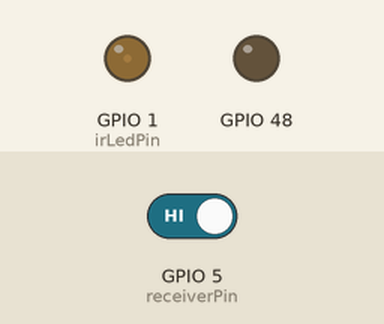
This sketch was run on a simulated ESP32. Parts: output pins drawn as LEDs (lit = HIGH). Inputs (shaded band) come from the test bench; at power-on: GPIO 5 (receiverPin) HIGH.

Above: at 1.2 s.
1.3 s: GPIO 5 (receiverPin) driven LOW
At 1.9 s:
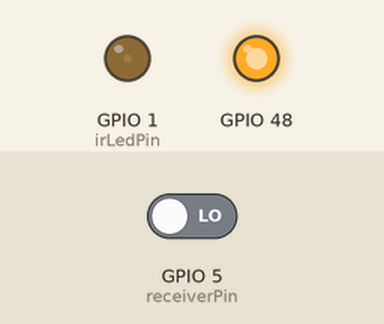
3.0 s: GPIO 5 (receiverPin) driven HIGH
At 3.4 s:
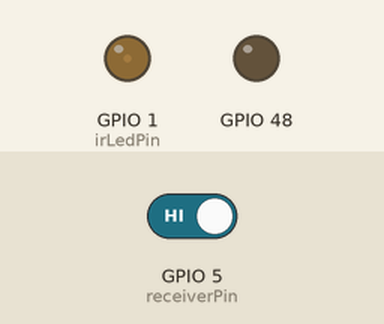
Timing chart, 0 to 6.0 s (numbered marks = the images above; inputs shaded):
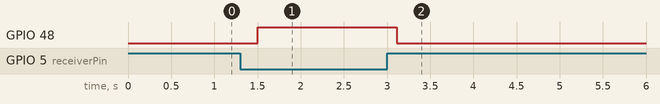

The sketch:

Gate1S3.ino
```cpp
#include <esp_now.h>
#include <WiFi.h>
#include <Arduino.h>

// MAC addresses
// 3C:84:27:C3:C1:D0 MAC FOR HUB
// 3C:84:27:C3:C1:FC MAC for Start gate

//for small start gate 10:20:BA:31:31:50
// for small hub const 10:20:ba:31:31:38

/*===========GATE 1 CODE================*/

const int irLedPin = 1;         // IR LED output pin (check if usable on your board)
const int pwmChannel = 0;        // PWM channel
const int pwmFreq = 38000;       // 38kHz carrier frequency
const int pwmResolution = 8;     // 8-bit resolution
int maxDuty = 20;

const int receiverPin = 5;       // TSSP90438 output pin

int count = 0;

//==================================
//====VARIABLES=====================
//=================================
enum MessageType : uint8_t {
  MSG_RESET = 1,
  MSG_GATE_TRIGGER = 2,
  MSG_READY = 3,
  MSG_NOT_READY = 4,
  MAX_DUTY = 7
};

enum GateNumber : uint8_t {
  START_GATE = 1,
  MID_GATE_1 = 2,
  END_GATE = 3,
  REACTION_BOX = 4
};

typedef struct message {
  MessageType type;
  uint8_t gateType;
} message;

message outgoingMessage;
message resetMessage;

bool triggered = true;

uint8_t receiverMac[] = { 0x10, 0x20, 0xBA, 0x31, 0x31, 0x38 };  // MAC for hub

//==================================
//=========ESP-NOW RECEIVE==========
//==================================

void OnDataRecv(const esp_now_recv_info_t *info, const uint8_t *incomingData, int len) {
  if (len != sizeof(message)) return;

  message incoming;
  memcpy(&incoming, incomingData, sizeof(message));

  if (incoming.type == MSG_RESET) {
    triggered = false;
    resetMessage.type = MSG_READY;
    resetMessage.gateType = START_GATE;
    esp_now_send(receiverMac, (uint8_t *)&resetMessage, sizeof(resetMessage));
  }

  if(incoming.type == MAX_DUTY ){
    int newDuty = incoming.gateType;
    maxDuty = newDuty;
    ledcWrite(irLedPin, maxDuty);
  }
}

//==================================
//==============SETUP===============
//==================================

void setup() {
  setCpuFrequencyMhz(80);
  pinMode(48, OUTPUT);
  digitalWrite(48, LOW);

  WiFi.mode(WIFI_STA);
  WiFi.disconnect();  // Ensure not connected to AP

  if (esp_now_init() != ESP_OK) return;

  esp_now_register_recv_cb(OnDataRecv);

  esp_now_peer_info_t peerInfo = {};
  memcpy(peerInfo.peer_addr, receiverMac, 6);
  peerInfo.channel = 0;
  peerInfo.encrypt = false;

  if (esp_now_add_peer(&peerInfo) != ESP_OK) return;


  ledcAttach(irLedPin, pwmFreq, pwmResolution);
  ledcWrite(irLedPin, maxDuty);

  pinMode(receiverPin, INPUT);

  outgoingMessage.type = MSG_GATE_TRIGGER;
  outgoingMessage.gateType = START_GATE;
}

//==================================
//===============LOOP===============
//==================================

void loop() {
  bool beamDetected = digitalRead(receiverPin) == LOW;

  if (!beamDetected && !triggered) {
    count++;

  if(count >= 2){
    triggered = true;
    count = 0;
    esp_now_send(receiverMac, (uint8_t *)&outgoingMessage, sizeof(outgoingMessage));
  }

  } else if (beamDetected) {
    digitalWrite(48, HIGH);
  } else {
    digitalWrite(48, LOW);
    delay(100);
  }

  if(triggered){
    delay(200);
  }

  delay(1);
}
```

Measured:
- after the input at 1.3 s, GPIO 48: LOW → HIGH after 0.21 s
- after the input at 3.0 s, GPIO 48: HIGH → LOW after 0.11 s
